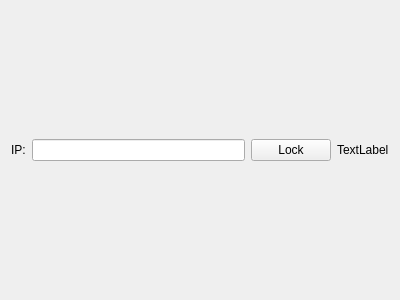
<?xml version="1.0" encoding="UTF-8"?>
<ui version="4.0">
 <class>MultiTargetSettingsWidget</class>
 <widget class="QWidget" name="MultiTargetSettingsWidget">
  <property name="geometry">
   <rect>
    <x>0</x>
    <y>0</y>
    <width>400</width>
    <height>300</height>
   </rect>
  </property>
  <property name="windowTitle">
   <string>Form</string>
  </property>
  <layout class="QHBoxLayout" name="horizontalLayout">
   <item>
    <widget class="QLabel" name="label">
     <property name="text">
      <string>IP:</string>
     </property>
    </widget>
   </item>
   <item>
    <widget class="QLineEdit" name="lineEdit_ip"/>
   </item>
   <item>
    <widget class="QPushButton" name="pushButton_lock">
     <property name="text">
      <string>Lock</string>
     </property>
    </widget>
   </item>
   <item>
    <widget class="QLabel" name="label_sts">
     <property name="text">
      <string>TextLabel</string>
     </property>
    </widget>
   </item>
  </layout>
 </widget>
 <resources/>
 <connections/>
</ui>
